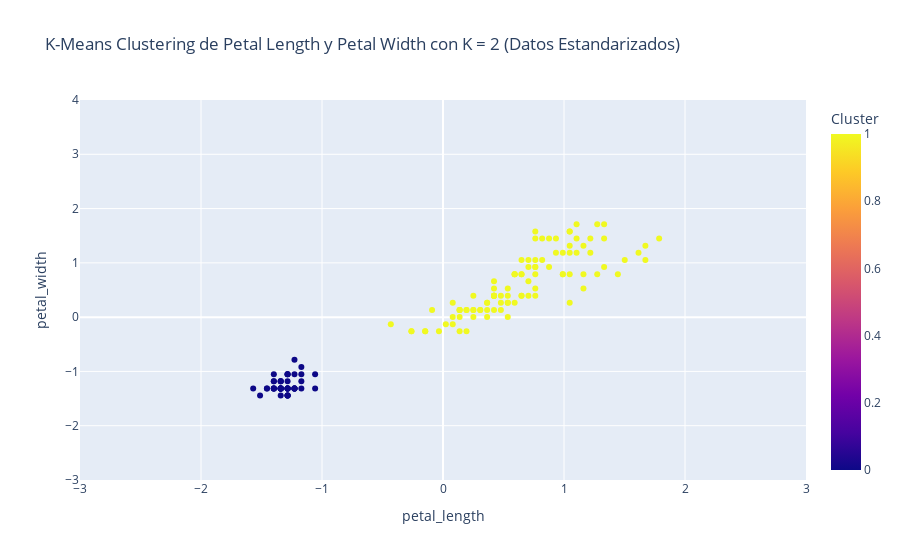

Notebook cell for this chart:
### Code cell
fig_std = px.scatter(data_con_clusters_std, 
                 x = "petal_length", 
                 y = "petal_width", 
                 color = "Cluster",
                 labels={
                     "sepal_length": "Petal Length (cm)",
                     "sepal_width": "Petal Width (cm)"
                    },
                 title="K-Means Clustering de Petal Length y Petal Width con K = 2 (Datos Estandarizados)"
                )
fig_std.update_xaxes(range=[-3, 3])
fig_std.update_yaxes(range=[-3, 4])

fig_std.show()

### Figure 1 — Plotly figure (JSON) as saved in the notebook; plotly's stock layout.template omitted (floating-point values rounded to 4 significant figures; data arrays with more than 128 entries replaced by an {"elided": "..."} marker saying what was removed)
{"data": [{"hovertemplate": "petal_length=%{x}<br>petal_width=%{y}<br>Cluster=%{marker.color}<extra></extra>", "legendgroup": "", "marker": {"color": {"elided": "150 int values"}, "coloraxis": "coloraxis", "symbol": "circle"}, "mode": "markers", "name": "", "orientation": "v", "showlegend": false, "type": "scatter", "x": {"elided": "150 float values"}, "xaxis": "x", "y": {"elided": "150 float values"}, "yaxis": "y"}], "layout": {"coloraxis": {"colorbar": {"title": {"text": "Cluster"}}, "colorscale": [[0, "#0d0887"], [0.1111, "#46039f"], [0.2222, "#7201a8"], [0.3333, "#9c179e"], [0.4444, "#bd3786"], [0.5556, "#d8576b"], [0.6667, "#ed7953"], [0.7778, "#fb9f3a"], [0.8889, "#fdca26"], [1, "#f0f921"]]}, "legend": {"tracegroupgap": 0}, "title": {"text": "K-Means Clustering de Petal Length y Petal Width con K = 2 (Datos Estandarizados)"}, "xaxis": {"anchor": "y", "domain": [0, 1], "range": [-3, 3], "title": {"text": "petal_length"}}, "yaxis": {"anchor": "x", "domain": [0, 1], "range": [-3, 4], "title": {"text": "petal_width"}}}}
